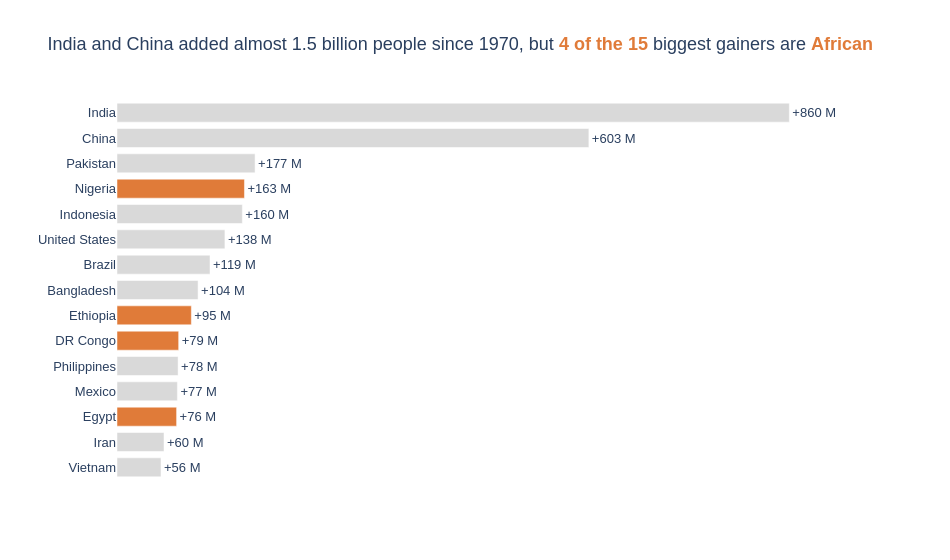

Notebook code for this chart:
### Markdown cell above
**Chart choice & justification:** *Which chart did you choose, and why? Justify design choices.

**Chart: I used sorted horizontal bar chart.**

- **Why bars?** This is a ranking of separate countries by number people added. I thought that the viewers eye will compare bar end points against a shared zero baseline more precisely than angles, hence horizontal bar chart was used. Bars always start at zero, so India's +860 M really does look about 15× Vietnam's +56 M.
- **Why horizontal and sorted?** Since country names are long, horizontal bars keep the labels flat and readable, hence selected
- **Colour encodes the second half of the question:**  I kept the African countries are orange and the rest are grey, so the reader can count the African bars at a glance. The word *Africa* in the title has the same orange, so no legend is needed.
- **Absolute change, not percentage change:** the question asks how many *people* were added, so the bars show 2022 minus 1970 in millions.

### Code cell
# Q2

added = df.assign(Added=df['2022 Population'] - df['1970 Population'])
top15 = added.nlargest(15, 'Added').copy()
top15['Group'] = np.where(top15['Continent'] == 'Africa', 'Africa', 'Other continents')
top15['Label'] = (top15['Added'] / 1e6).map('+{:,.0f} M'.format)
n_africa = (top15['Group'] == 'Africa').sum()
africa_names = top15.loc[top15['Group'] == 'Africa', 'Country'].tolist()
print(f'{n_africa} African countries in the top 15:', africa_names)

fig = px.bar(
    data_frame=top15,
    x='Added', y='Country',
    orientation='h',
    color='Group',
    color_discrete_map={'Africa': AFRICA, 'Other continents': LIGHT_GREY},
    text='Label',
    category_orders={'Country': top15['Country'].tolist()},     # largest at the top
    hover_name='Country',
    hover_data={'Group': False, 'Label': False, 'Continent': True, 'Added': ':,'},
    labels={'Added': 'People added 1970–2022'},
    title=(f"India and China added almost 1.5 billion people since 1970, but "
           f"<span style='color:{AFRICA}'><b>{n_africa} of the 15</b></span> biggest gainers are "
           f"<span style='color:{AFRICA}'><b>African</b></span>"),
    template='plotly_white',
    height=560, width=950,
)

fig.update_traces(textposition='outside', cliponaxis=False)
fig.update_layout(
    showlegend=False,
    font=FONT,
    bargap=0.25,                                               # bars wider than the gaps
    xaxis=dict(visible=False, range=[0, top15['Added'].max() * 1.12]),   # zero baseline, values labelled
    yaxis=dict(title=''),
)
fig.show()

### Figure 1 — Plotly figure (JSON) as saved in the notebook; plotly's stock layout.template omitted (floating-point values rounded to 4 significant figures)
{"data": [{"cliponaxis": false, "customdata": [["Other continents", "+860 M", "Asia"], ["Other continents", "+603 M", "Asia"], ["Other continents", "+177 M", "Asia"], ["Other continents", "+160 M", "Asia"], ["Other continents", "+138 M", "North America"], ["Other continents", "+119 M", "South America"], ["Other continents", "+104 M", "Asia"], ["Other continents", "+78 M", "Asia"], ["Other continents", "+77 M", "North America"], ["Other continents", "+60 M", "Asia"], ["Other continents", "+56 M", "Asia"]], "hovertemplate": "<b>%{hovertext}</b><br><br>People added 1970–2022=%{x:,}<br>Country=%{y}<br>Continent=%{customdata[2]}<extra></extra>", "hovertext": ["India", "China", "Pakistan", "Indonesia", "United States", "Brazil", "Bangladesh", "Philippines", "Mexico", "Iran", "Vietnam"], "legendgroup": "Other continents", "marker": {"color": "#D9D9D9", "pattern": {"shape": ""}}, "name": "Other continents", "orientation": "h", "showlegend": true, "text": ["+860 M", "+603 M", "+177 M", "+160 M", "+138 M", "+119 M", "+104 M", "+78 M", "+77 M", "+60 M", "+56 M"], "textposition": "outside", "type": "bar", "x": [859671872, 603352887, 176533990, 160272945, 137961517, 118943623, 103644512, 78123423, 77214819, 60100865, 56258007], "xaxis": "x", "y": ["India", "China", "Pakistan", "Indonesia", "United States", "Brazil", "Bangladesh", "Philippines", "Mexico", "Iran", "Vietnam"], "yaxis": "y"}, {"cliponaxis": false, "customdata": [["Africa", "+163 M", "Africa"], ["Africa", "+95 M", "Africa"], ["Africa", "+79 M", "Africa"], ["Africa", "+76 M", "Africa"]], "hovertemplate": "<b>%{hovertext}</b><br><br>People added 1970–2022=%{x:,}<br>Country=%{y}<br>Continent=%{customdata[2]}<extra></extra>", "hovertext": ["Nigeria", "Ethiopia", "DR Congo", "Egypt"], "legendgroup": "Africa", "marker": {"color": "#E07B39", "pattern": {"shape": ""}}, "name": "Africa", "orientation": "h", "showlegend": true, "text": ["+163 M", "+95 M", "+79 M", "+76 M"], "textposition": "outside", "type": "bar", "x": [162971948, 95071678, 78858479, 76208117], "xaxis": "x", "y": ["Nigeria", "Ethiopia", "DR Congo", "Egypt"], "yaxis": "y"}], "layout": {"bargap": 0.25, "barmode": "relative", "font": {"family": "Arial", "size": 13}, "height": 560, "legend": {"title": {"text": "Group"}, "tracegroupgap": 0}, "showlegend": false, "title": {"text": "India and China added almost 1.5 billion people since 1970, but <span style='color:#E07B39'><b>4 of the 15</b></span> biggest gainers are <span style='color:#E07B39'><b>African</b></span>"}, "width": 950, "xaxis": {"anchor": "y", "domain": [0, 1], "range": [0, 962800000.0], "title": {"text": "People added 1970–2022"}, "visible": false}, "yaxis": {"anchor": "x", "categoryarray": ["Vietnam", "Iran", "Egypt", "Mexico", "Philippines", "DR Congo", "Ethiopia", "Bangladesh", "Brazil", "United States", "Indonesia", "Nigeria", "Pakistan", "China", "India"], "categoryorder": "array", "domain": [0, 1], "title": {"text": ""}}}}
